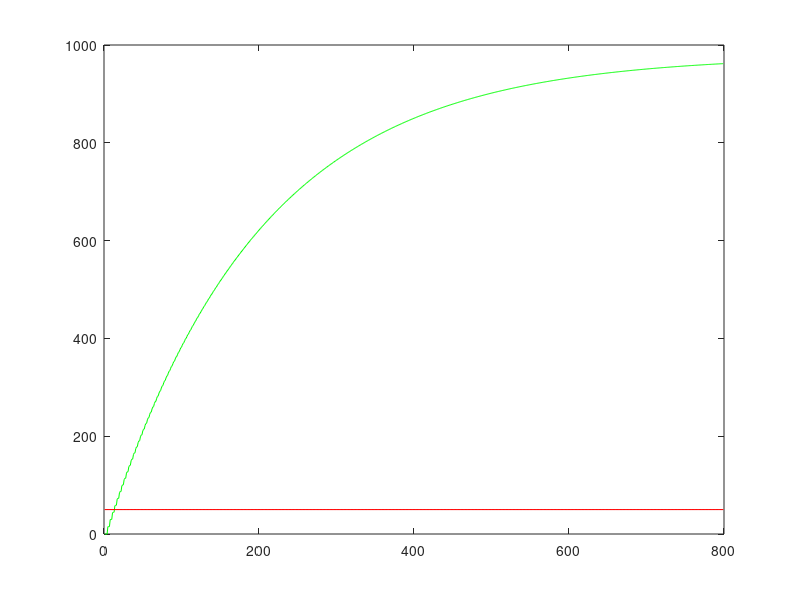

This figure's MATLAB source:
%%%%%%%%%%%%%%%%%%%%%%%%%%%%%%%%%%%%%%%%%%%%%%%%%%%%%%%  
% Universidade Federal do Piauí                       %
% Campus Ministro Petronio Portela                    %
% Copyright 2022 -José Borges do Carmo Neto-          %
% @author José Borges do Carmo Neto                   %
% @email jose.borges90@hotmail.com                    %
% Closed loop model                                   %
%                                                     %
%  -- Version: 1.0  - 25/09/2022                      %
%%%%%%%%%%%%%%%%%%%%%%%%%%%%%%%%%%%%%%%%%%%%%%%%%%%%%%%

npts = 799;

for t=1:npts,
    yest(t)=0;
    ref(t) = 50;
    u(t) = ref(t);
end;


a1 = -0.955255265000912
a2 = -0.029363939258160
b1 = 0.026243849901936
b2 = 0.274777441417530
%a1=teta(1);a2=teta(2);b1=teta(3);b2=teta(4);


for t=5:npts,
    
    yest(t) = -a1*yest(t-3)-a2*yest(t-4)+b1*u(t-3)+b2*u(t-4);
    
    
end;

plot(yest,'g');
hold on;
plot(u, 'r');
folderName = 'model-open-loop';

%%
err = yest
plot(ref, 'r');

%plot(y,'g');
hold on;
%plot(yy, 'r');
%plot(ee, 'r');

%%
trail = ['./results/',folderName];
if (~exist(trail)) mkdir(trail);end   
%save([trail, '/y.dat'],'y', '-ascii')
%save ([trail, '/u.dat'], 'u', '-ascii')
save ([trail, '/teta.dat'], 'teta', '-ascii')

    



   
   